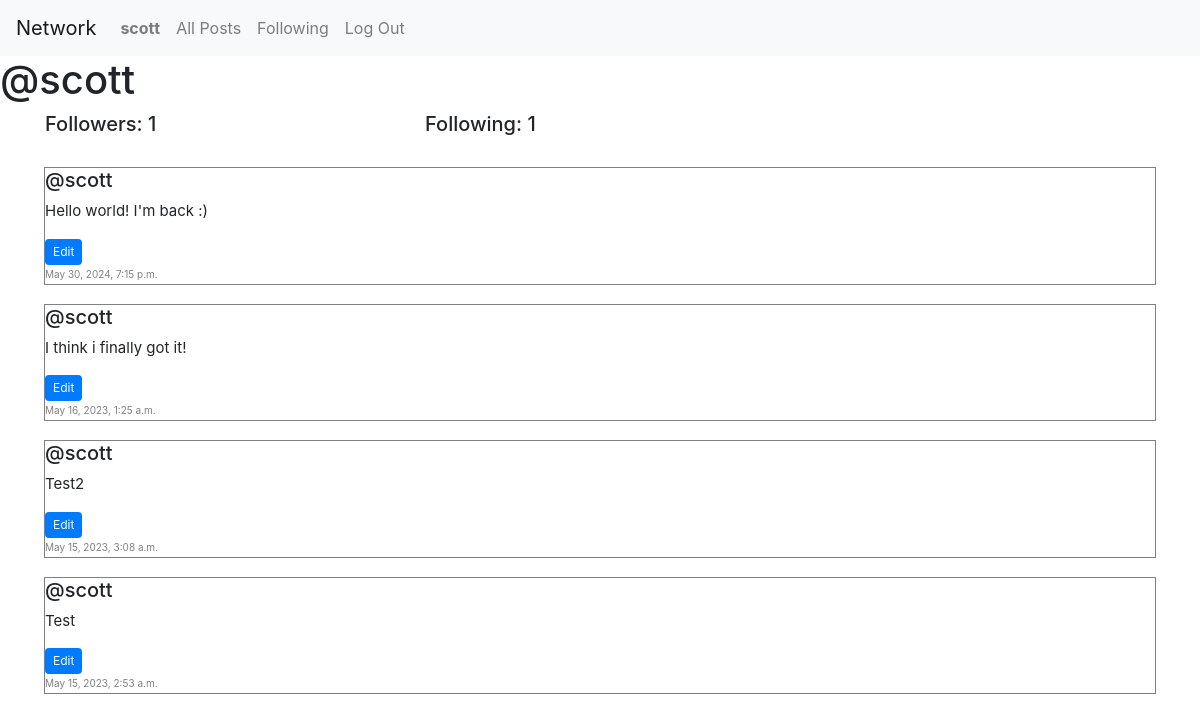
The app's page /profile/2/ (signed in) with its own data.
### network/models.py (models this page shows, shortened)
class User(AbstractUser):
    pass

class Post(models.Model):
    text = models.CharField(max_length=280)
    user = models.ForeignKey(User, on_delete=models.CASCADE, related_name="author")
    date = models.DateTimeField(auto_now_add=True)

### network/views.py (the view)
# urls.py: path("profile/<int:user_id>/", views.profile, name="profile"),
def profile(request, user_id):
    user = User.objects.get(pk=user_id)
    posts = Post.objects.filter(user=user).order_by('id').reverse()
    following = Follow.objects.filter(user=user)
    followers = Follow.objects.filter(followed=user)
    if user != request.user:
        is_following = followers.filter(user=request.user).exists()
    else:
        is_following = False
    p = Paginator(posts, 10)
    page_number = request.GET.get('page')
    page_obj = p.get_page(page_number)
    return render(request, "network/profile.html", {
        "page_obj":page_obj,
        "posts":posts,
        "username":user.username,
        "following":following,
        "followers":followers,
        "is_following":is_following,
        "current_user":user
    })

### network/templates/network/profile.html (shortened to what this page needs)
{% extends "network/layout.html" %}
{% block body %}
    <h1>@{{ username }}</h1>
    <div class="container">
        <div class="row d-flex">
            <h5 class="col-4">Followers: {{followers.count }}</h5>
            <h5 class="col-4">Following: {{following.count }}</h5>
        </div>
    </div>
    <div class="all-posts">
        {% for post in page_obj %}
            <div class="row post mx-4">
                <h6 class="author">@{{ post.user }}</h6>
                {% if user.is_authenticated and post.user.id == user.id %}
                <div class="edit-container">
                    <p class="text">{{ post.text }}</p>
                    <button class="edit-btn btn btn-primary" data-post-id="{{ post.id }}">Edit</button>
                </div>
                {% else %}
                    <p class="text">{{ post.text }}</p>
                {% endif %}
                <p class="date">{{ post.date }}</p>
            </div>
        {% endfor %}
        <nav aria-label="Page Navigation">
        </nav>
    </div>
    {% load static %}
{% endblock %}

### network/templates/network/layout.html (shortened to what this page needs)
{% load static %}
<!DOCTYPE html>
<html lang="en">
    <head>
        <link rel="stylesheet" href="https://stackpath.bootstrapcdn.com/bootstrap/4.4.1/css/bootstrap.min.css">
        <link href="{% static 'network/styles.css/' %}" rel="stylesheet">
    </head>
    <body>
        <nav class="navbar navbar-expand-lg navbar-light bg-light">
            <a class="navbar-brand" href="{% url 'index' %}">Network</a>
            <div>
              <ul class="navbar-nav mr-auto">
                {% if user.is_authenticated %}
                    <li class="nav-item">
                        <a class="nav-link" href="{% url 'profile' user_id=user.id %}"><strong>{{ user.username }}</strong></a>
                    </li>
                {% endif %}
                <li class="nav-item">
                  <a class="nav-link" href="{% url 'index' %}">All Posts</a>
                </li>
                {% if user.is_authenticated %}
                    <li class="nav-item">
                        <a class="nav-link" href="{% url 'following' %}">Following</a>
                    </li>
                    <li class="nav-item">
                        <a class="nav-link" href="{% url 'logout' %}">Log Out</a>
                    </li>
                {% endif %}
              </ul>
            </div>
          </nav>
        <div class="body">
            {% block body %}
            {% endblock %}
        </div>
    </body>
</html>

### network/static/network/styles.css (style rules this page uses)
.all-posts { display:flex; justify-content: flex-start; flex-direction: column; margin: 20px; }
.post { display: block; margin-bottom: 1rem; flex-direction: column; border: 0.5px solid gray; margin-top: 3px; }
.text { font-size: 15px; }
.date { font-size: 10px; color: gray; margin-bottom: 2px; }
.author { font-size: 20px; }
.edit-btn { margin-bottom: 2px; background-color: #007bff; color: #fff; border: none; padding: 4px 8px; font-size: 12px; cursor: pointer; }

### records on screen
User: username "scott"
Post: user "scott", text "Hello world! I'm back :)", date "May 30, 2024, 7:15 p.m."
Post: user "scott", text "I think i finally got it!", date "May 16, 2023, 1:25 a.m."
Post: user "scott", text "Test2", date "May 15, 2023, 3:08 a.m."
Post: user "scott", text "Test", date "May 15, 2023, 2:53 a.m."

### other values on screen
{{ followers.count }} "1"
{{ following.count }} "1"
